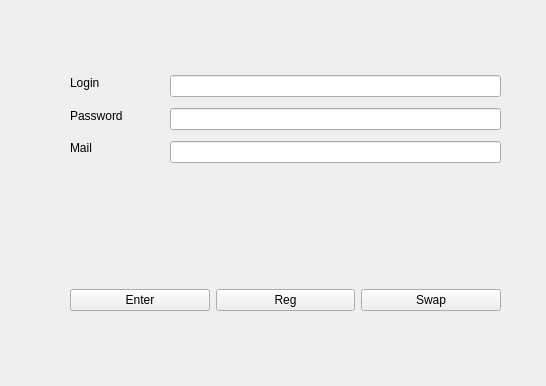
<?xml version="1.0" encoding="UTF-8"?>
<ui version="4.0">
 <class>regauth</class>
 <widget class="QWidget" name="regauth">
  <property name="geometry">
   <rect>
    <x>0</x>
    <y>0</y>
    <width>546</width>
    <height>386</height>
   </rect>
  </property>
  <property name="minimumSize">
   <size>
    <width>546</width>
    <height>386</height>
   </size>
  </property>
  <property name="maximumSize">
   <size>
    <width>546</width>
    <height>386</height>
   </size>
  </property>
  <property name="mouseTracking">
   <bool>false</bool>
  </property>
  <property name="windowTitle">
   <string>Form</string>
  </property>
  <property name="autoFillBackground">
   <bool>false</bool>
  </property>
  <widget class="QWidget" name="verticalLayoutWidget">
   <property name="geometry">
    <rect>
     <x>70</x>
     <y>70</y>
     <width>81</width>
     <height>91</height>
    </rect>
   </property>
   <layout class="QVBoxLayout" name="verticalLayout">
    <item>
     <widget class="QLabel" name="label">
      <property name="text">
       <string>Login</string>
      </property>
     </widget>
    </item>
    <item>
     <widget class="QLabel" name="label_2">
      <property name="text">
       <string>Password</string>
      </property>
     </widget>
    </item>
    <item>
     <widget class="QLabel" name="label_3">
      <property name="text">
       <string>Mail</string>
      </property>
     </widget>
    </item>
   </layout>
  </widget>
  <widget class="QWidget" name="verticalLayoutWidget_2">
   <property name="geometry">
    <rect>
     <x>170</x>
     <y>70</y>
     <width>331</width>
     <height>100</height>
    </rect>
   </property>
   <layout class="QVBoxLayout" name="verticalLayout_2">
    <item>
     <widget class="QLineEdit" name="lineEdit_log"/>
    </item>
    <item>
     <widget class="QLineEdit" name="lineEdit_pass"/>
    </item>
    <item>
     <widget class="QLineEdit" name="lineEdit_mail"/>
    </item>
   </layout>
  </widget>
  <widget class="QWidget" name="horizontalLayoutWidget">
   <property name="geometry">
    <rect>
     <x>70</x>
     <y>270</y>
     <width>431</width>
     <height>61</height>
    </rect>
   </property>
   <layout class="QHBoxLayout" name="horizontalLayout">
    <item>
     <widget class="QPushButton" name="Auth_Button">
      <property name="text">
       <string>Enter</string>
      </property>
     </widget>
    </item>
    <item>
     <widget class="QPushButton" name="Reg_Button">
      <property name="text">
       <string>Reg</string>
      </property>
     </widget>
    </item>
    <item>
     <widget class="QPushButton" name="Swap_Button">
      <property name="text">
       <string>Swap</string>
      </property>
     </widget>
    </item>
   </layout>
  </widget>
 </widget>
 <resources/>
 <connections/>
</ui>
